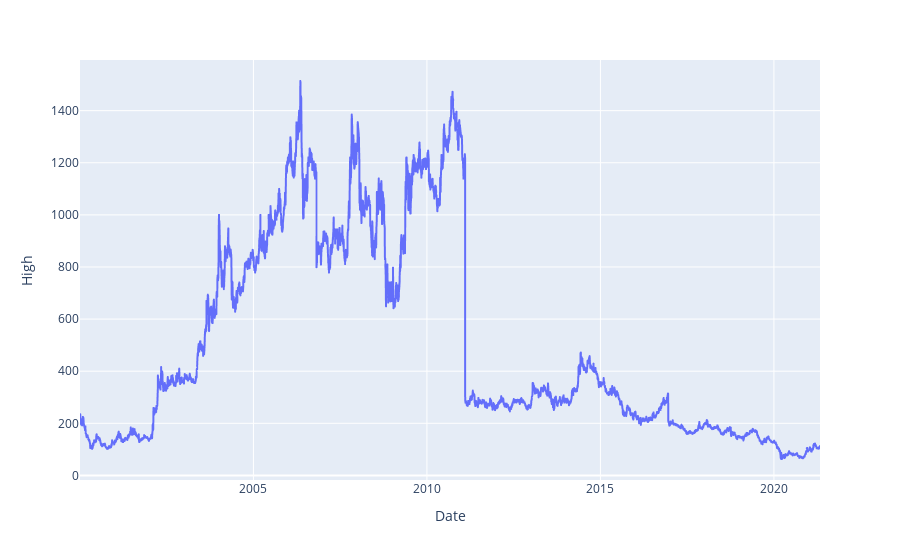

The code cell stored with this chart in its notebook:
### Code cell
fig = px.line(df, x='Date', y="High")  #Plot High values by Date
fig.show()

### Figure 1 — Plotly figure (JSON) as saved in the notebook; plotly's stock layout.template omitted (floating-point values rounded to 4 significant figures; data arrays with more than 128 entries replaced by an {"elided": "..."} marker saying what was removed)
{"data": [{"hovertemplate": "Date=%{x}<br>High=%{y}<extra></extra>", "legendgroup": "", "line": {"color": "#636efa", "dash": "solid"}, "marker": {"symbol": "circle"}, "mode": "lines", "name": "", "showlegend": false, "x": {"elided": "5306 str values"}, "xaxis": "x", "y": {"elided": "5306 float values"}, "yaxis": "y", "type": "scattergl"}], "layout": {"xaxis": {"anchor": "y", "domain": [0.0, 1.0], "title": {"text": "Date"}}, "yaxis": {"anchor": "x", "domain": [0.0, 1.0], "title": {"text": "High"}}, "legend": {"tracegroupgap": 0}, "margin": {"t": 60}}}
